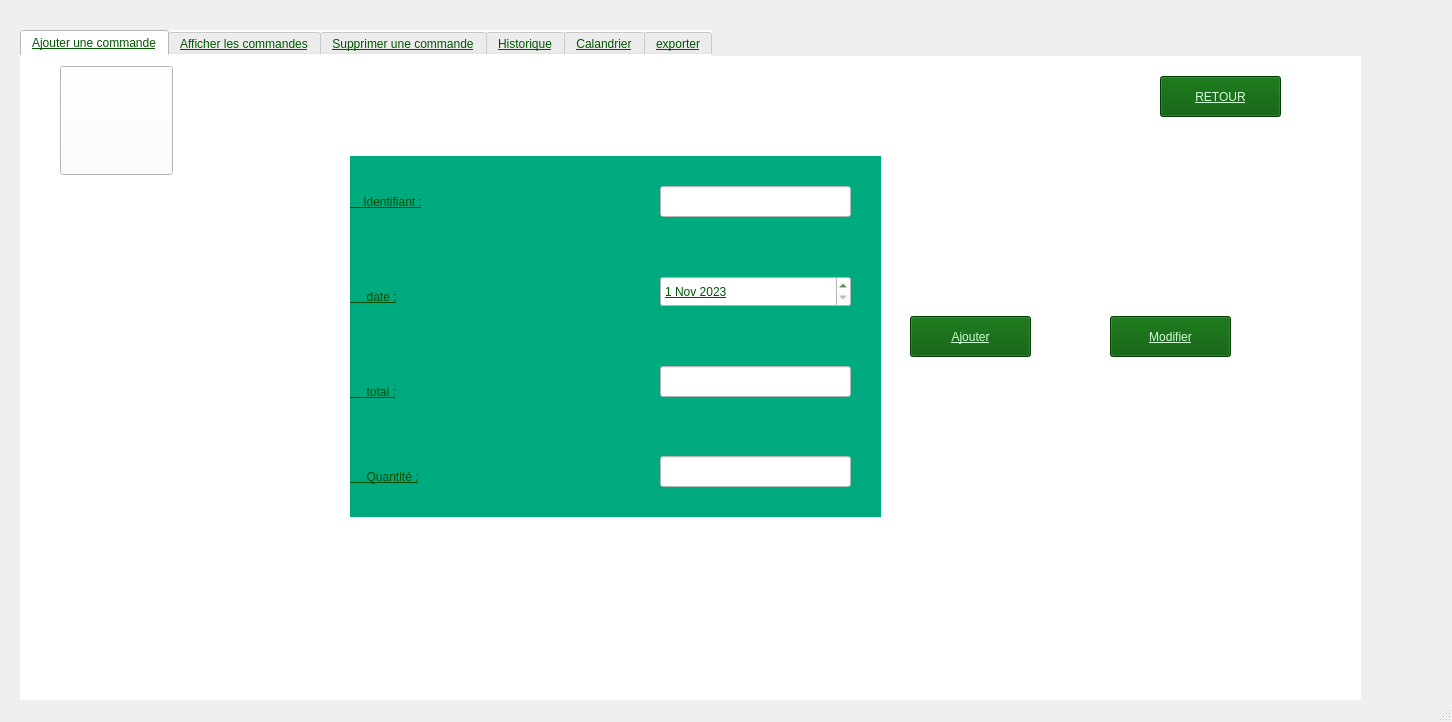
<?xml version="1.0" encoding="UTF-8"?>
<ui version="4.0">
 <class>MainWindow_commande</class>
 <widget class="QMainWindow" name="MainWindow_commande">
  <property name="geometry">
   <rect>
    <x>0</x>
    <y>0</y>
    <width>1452</width>
    <height>722</height>
   </rect>
  </property>
  <property name="windowTitle">
   <string>MainWindow_commande</string>
  </property>
  <widget class="QWidget" name="centralwidget">
   <widget class="QTabWidget" name="tabWidget">
    <property name="geometry">
     <rect>
      <x>20</x>
      <y>30</y>
      <width>1341</width>
      <height>711</height>
     </rect>
    </property>
    <property name="styleSheet">
     <string notr="true">background-color: rgb(0, 0, 0);
background-color: rgb(170, 255, 127);
background-image: url(:/OneDrive/Bureau/img/top-view-minimal-medicinal-pills-assortment.jpg);
color: rgb(0, 85, 0);
color: rgb(0, 85, 0);
color: rgb(0, 85, 0);
color: rgb(0, 85, 0);
background-color: rgb(0, 85, 0);
background-color: rgb(0, 85, 0);
background-color: rgb(0, 85, 0);
alternate-background-color: rgb(170, 255, 127);
border-color: rgb(85, 255, 127);
text-decoration: underline;
font: 8pt &quot;MS Shell Dlg 2&quot;;
background-color: rgb(255, 255, 255);
border-color: rgb(0, 255, 0);
font: 75 20pt &quot;MS Shell Dlg 2&quot;;</string>
    </property>
    <property name="currentIndex">
     <number>0</number>
    </property>
    <widget class="QWidget" name="tab">
     <attribute name="title">
      <string>Ajouter une commande</string>
     </attribute>
     <widget class="QLabel" name="label">
      <property name="geometry">
       <rect>
        <x>330</x>
        <y>100</y>
        <width>531</width>
        <height>91</height>
       </rect>
      </property>
      <property name="styleSheet">
       <string notr="true">font: 20pt &quot;MS Shell Dlg 2&quot;;
background-color: rgb(0, 170, 127);
color: rgb(0, 77, 0);
</string>
      </property>
      <property name="text">
       <string>    Identifiant :</string>
      </property>
     </widget>
     <widget class="QLabel" name="label_2">
      <property name="geometry">
       <rect>
        <x>330</x>
        <y>190</y>
        <width>531</width>
        <height>101</height>
       </rect>
      </property>
      <property name="styleSheet">
       <string notr="true">font: 20pt &quot;MS Shell Dlg 2&quot;;
background-color: rgb(0, 170, 127);
color: rgb(0, 77, 0);
</string>
      </property>
      <property name="text">
       <string>     date :</string>
      </property>
     </widget>
     <widget class="QLabel" name="label_3">
      <property name="geometry">
       <rect>
        <x>330</x>
        <y>290</y>
        <width>531</width>
        <height>91</height>
       </rect>
      </property>
      <property name="styleSheet">
       <string notr="true">font: 20pt &quot;MS Shell Dlg 2&quot;;
background-color: rgb(0, 170, 127);
color: rgb(0, 77, 0);
</string>
      </property>
      <property name="text">
       <string>     total :</string>
      </property>
     </widget>
     <widget class="QLineEdit" name="lineEdit_id">
      <property name="geometry">
       <rect>
        <x>640</x>
        <y>130</y>
        <width>191</width>
        <height>31</height>
       </rect>
      </property>
      <property name="styleSheet">
       <string notr="true">background-color: rgb(255, 255, 255);</string>
      </property>
     </widget>
     <widget class="QLineEdit" name="lineEdit_total">
      <property name="geometry">
       <rect>
        <x>640</x>
        <y>310</y>
        <width>191</width>
        <height>31</height>
       </rect>
      </property>
      <property name="styleSheet">
       <string notr="true">background-color: rgb(255, 255, 255);</string>
      </property>
     </widget>
     <widget class="QPushButton" name="pb_ajouter">
      <property name="geometry">
       <rect>
        <x>890</x>
        <y>260</y>
        <width>121</width>
        <height>41</height>
       </rect>
      </property>
      <property name="styleSheet">
       <string notr="true">background-color: rgb(255, 255, 255);
color: rgb(0, 170, 127);
color: rgb(0, 85, 0);
selection-background-color: rgb(85, 170, 127);
color: rgb(0, 170, 127);
border-bottom-color: rgb(85, 170, 127);
color: rgb(0, 85, 0);
color: rgb(0, 85, 0);
font: 75 8pt &quot;System&quot;;
color: rgb(208, 255, 216);
selection-color: rgb(193, 255, 195);
border-color: rgb(85, 170, 127);
border-color: rgb(85, 255, 0);
background-color: rgb(0, 85, 0);
text-decoration: underline;
font: 16pt &quot;MS Shell Dlg 2&quot;;</string>
      </property>
      <property name="text">
       <string>Ajouter</string>
      </property>
     </widget>
     <widget class="QPushButton" name="pushButton_modif">
      <property name="geometry">
       <rect>
        <x>1090</x>
        <y>260</y>
        <width>121</width>
        <height>41</height>
       </rect>
      </property>
      <property name="styleSheet">
       <string notr="true">background-color: rgb(255, 255, 255);
color: rgb(0, 170, 127);
color: rgb(0, 85, 0);
selection-background-color: rgb(85, 170, 127);
color: rgb(0, 170, 127);
border-bottom-color: rgb(85, 170, 127);
color: rgb(0, 85, 0);
color: rgb(0, 85, 0);
font: 75 8pt &quot;System&quot;;
color: rgb(208, 255, 216);
selection-color: rgb(193, 255, 195);
border-color: rgb(85, 170, 127);
border-color: rgb(85, 255, 0);
background-color: rgb(0, 85, 0);
text-decoration: underline;
font: 16pt &quot;MS Shell Dlg 2&quot;;</string>
      </property>
      <property name="text">
       <string>Modifier</string>
      </property>
     </widget>
     <widget class="QLabel" name="label_5">
      <property name="geometry">
       <rect>
        <x>330</x>
        <y>380</y>
        <width>531</width>
        <height>81</height>
       </rect>
      </property>
      <property name="styleSheet">
       <string notr="true">font: 20pt &quot;MS Shell Dlg 2&quot;;
background-color: rgb(0, 170, 127);
color: rgb(0, 77, 0);
</string>
      </property>
      <property name="text">
       <string>     Quantité :</string>
      </property>
     </widget>
     <widget class="QLineEdit" name="lineEdit_qte">
      <property name="geometry">
       <rect>
        <x>640</x>
        <y>400</y>
        <width>191</width>
        <height>31</height>
       </rect>
      </property>
      <property name="styleSheet">
       <string notr="true">background-color: rgb(255, 255, 255);</string>
      </property>
     </widget>
     <widget class="QDateEdit" name="datec">
      <property name="geometry">
       <rect>
        <x>640</x>
        <y>220</y>
        <width>191</width>
        <height>31</height>
       </rect>
      </property>
      <property name="styleSheet">
       <string notr="true">background-color: rgb(255, 255, 255);</string>
      </property>
      <property name="date">
       <date>
        <year>2023</year>
        <month>11</month>
        <day>1</day>
       </date>
      </property>
     </widget>
     <widget class="QPushButton" name="pushButton_3">
      <property name="geometry">
       <rect>
        <x>40</x>
        <y>10</y>
        <width>113</width>
        <height>109</height>
       </rect>
      </property>
      <property name="text">
       <string/>
      </property>
      <property name="icon">
       <iconset resource="../cherif/res.qrc">
        <normaloff>:/[removal.ai]_4a795b3c-6573-4a82-824a-c5bae773e993-logo.png</normaloff>:/[removal.ai]_4a795b3c-6573-4a82-824a-c5bae773e993-logo.png</iconset>
      </property>
      <property name="iconSize">
       <size>
        <width>100</width>
        <height>100</height>
       </size>
      </property>
     </widget>
     <widget class="QPushButton" name="pushButton_12">
      <property name="geometry">
       <rect>
        <x>1140</x>
        <y>20</y>
        <width>121</width>
        <height>41</height>
       </rect>
      </property>
      <property name="styleSheet">
       <string notr="true">background-color: rgb(255, 255, 255);
color: rgb(0, 170, 127);
color: rgb(0, 85, 0);
selection-background-color: rgb(85, 170, 127);
color: rgb(0, 170, 127);
border-bottom-color: rgb(85, 170, 127);
color: rgb(0, 85, 0);
color: rgb(0, 85, 0);
font: 75 8pt &quot;System&quot;;
color: rgb(208, 255, 216);
selection-color: rgb(193, 255, 195);
border-color: rgb(85, 170, 127);
border-color: rgb(85, 255, 0);
background-color: rgb(0, 85, 0);
text-decoration: underline;
font: 14pt &quot;MS Shell Dlg 2&quot;;</string>
      </property>
      <property name="text">
       <string>RETOUR</string>
      </property>
     </widget>
     <widget class="QLabel" name="label_13">
      <property name="geometry">
       <rect>
        <x>10</x>
        <y>-20</y>
        <width>1341</width>
        <height>651</height>
       </rect>
      </property>
      <property name="text">
       <string/>
      </property>
      <property name="pixmap">
       <pixmap resource="../ghaluaa.qrc">:/ghalia/gggg.png</pixmap>
      </property>
      <property name="scaledContents">
       <bool>true</bool>
      </property>
     </widget>
     <zorder>label_13</zorder>
     <zorder>label</zorder>
     <zorder>label_2</zorder>
     <zorder>label_3</zorder>
     <zorder>lineEdit_id</zorder>
     <zorder>lineEdit_total</zorder>
     <zorder>pb_ajouter</zorder>
     <zorder>pushButton_modif</zorder>
     <zorder>label_5</zorder>
     <zorder>lineEdit_qte</zorder>
     <zorder>datec</zorder>
     <zorder>pushButton_3</zorder>
     <zorder>pushButton_12</zorder>
    </widget>
    <widget class="QWidget" name="tab_2">
     <attribute name="title">
      <string>Afficher les commandes</string>
     </attribute>
     <widget class="QTableView" name="tabcommande">
      <property name="geometry">
       <rect>
        <x>250</x>
        <y>110</y>
        <width>851</width>
        <height>331</height>
       </rect>
      </property>
      <property name="styleSheet">
       <string notr="true">background-color: rgb(255, 255, 255);</string>
      </property>
     </widget>
     <widget class="QPushButton" name="pushButton_trier">
      <property name="geometry">
       <rect>
        <x>590</x>
        <y>470</y>
        <width>141</width>
        <height>41</height>
       </rect>
      </property>
      <property name="styleSheet">
       <string notr="true">background-color: rgb(255, 255, 255);
color: rgb(0, 170, 127);
color: rgb(0, 85, 0);
selection-background-color: rgb(85, 170, 127);
color: rgb(0, 170, 127);
border-bottom-color: rgb(85, 170, 127);
color: rgb(0, 85, 0);
color: rgb(0, 85, 0);
font: 75 8pt &quot;System&quot;;
color: rgb(208, 255, 216);
selection-color: rgb(193, 255, 195);
border-color: rgb(85, 170, 127);
border-color: rgb(85, 255, 0);
background-color: rgb(0, 85, 0);
text-decoration: underline;
font: 16pt &quot;MS Shell Dlg 2&quot;;</string>
      </property>
      <property name="text">
       <string>Trier</string>
      </property>
     </widget>
     <widget class="QPushButton" name="pushButton_4">
      <property name="geometry">
       <rect>
        <x>60</x>
        <y>20</y>
        <width>113</width>
        <height>109</height>
       </rect>
      </property>
      <property name="text">
       <string/>
      </property>
      <property name="icon">
       <iconset resource="../cherif/res.qrc">
        <normaloff>:/[removal.ai]_4a795b3c-6573-4a82-824a-c5bae773e993-logo.png</normaloff>:/[removal.ai]_4a795b3c-6573-4a82-824a-c5bae773e993-logo.png</iconset>
      </property>
      <property name="iconSize">
       <size>
        <width>100</width>
        <height>100</height>
       </size>
      </property>
     </widget>
     <widget class="QPushButton" name="pushButton_11">
      <property name="geometry">
       <rect>
        <x>1130</x>
        <y>20</y>
        <width>131</width>
        <height>41</height>
       </rect>
      </property>
      <property name="styleSheet">
       <string notr="true">background-color: rgb(255, 255, 255);
color: rgb(0, 170, 127);
color: rgb(0, 85, 0);
selection-background-color: rgb(85, 170, 127);
color: rgb(0, 170, 127);
border-bottom-color: rgb(85, 170, 127);
color: rgb(0, 85, 0);
color: rgb(0, 85, 0);
font: 75 8pt &quot;System&quot;;
color: rgb(208, 255, 216);
selection-color: rgb(193, 255, 195);
border-color: rgb(85, 170, 127);
border-color: rgb(85, 255, 0);
background-color: rgb(0, 85, 0);
text-decoration: underline;
font: 14pt &quot;MS Shell Dlg 2&quot;;</string>
      </property>
      <property name="text">
       <string>RETOUR</string>
      </property>
     </widget>
     <widget class="QLabel" name="label_12">
      <property name="geometry">
       <rect>
        <x>-20</x>
        <y>-55</y>
        <width>1381</width>
        <height>691</height>
       </rect>
      </property>
      <property name="text">
       <string/>
      </property>
      <property name="pixmap">
       <pixmap resource="../ghaluaa.qrc">:/ghalia/gggg.png</pixmap>
      </property>
      <property name="scaledContents">
       <bool>true</bool>
      </property>
     </widget>
     <zorder>label_12</zorder>
     <zorder>tabcommande</zorder>
     <zorder>pushButton_trier</zorder>
     <zorder>pushButton_4</zorder>
     <zorder>pushButton_11</zorder>
    </widget>
    <widget class="QWidget" name="tab_3">
     <attribute name="title">
      <string>Supprimer une commande</string>
     </attribute>
     <widget class="QLineEdit" name="lineEdit_id_2">
      <property name="geometry">
       <rect>
        <x>400</x>
        <y>180</y>
        <width>171</width>
        <height>31</height>
       </rect>
      </property>
      <property name="styleSheet">
       <string notr="true">background-color: rgb(255, 255, 255);
font: 11pt &quot;MS Shell Dlg 2&quot;;</string>
      </property>
     </widget>
     <widget class="QLabel" name="label_4">
      <property name="geometry">
       <rect>
        <x>140</x>
        <y>160</y>
        <width>521</width>
        <height>71</height>
       </rect>
      </property>
      <property name="styleSheet">
       <string notr="true">font: 20pt &quot;MS Shell Dlg 2&quot;;
background-color: rgb(0, 170, 127);
color: rgb(0, 77, 0);

</string>
      </property>
      <property name="text">
       <string>Identifiant :</string>
      </property>
     </widget>
     <widget class="QPushButton" name="pb_supprimer">
      <property name="geometry">
       <rect>
        <x>770</x>
        <y>180</y>
        <width>151</width>
        <height>51</height>
       </rect>
      </property>
      <property name="styleSheet">
       <string notr="true">background-color: rgb(255, 255, 255);
color: rgb(0, 102, 75);
color: rgb(0, 170, 127);
color: rgb(0, 85, 0);
selection-background-color: rgb(85, 170, 127);
color: rgb(0, 170, 127);
border-bottom-color: rgb(85, 170, 127);
color: rgb(0, 85, 0);
color: rgb(0, 85, 0);
font: 75 8pt &quot;System&quot;;
color: rgb(208, 255, 216);
selection-color: rgb(193, 255, 195);
border-color: rgb(85, 170, 127);
border-color: rgb(85, 255, 0);
background-color: rgb(0, 85, 0);
text-decoration: underline;
font: 16pt &quot;MS Shell Dlg 2&quot;;</string>
      </property>
      <property name="text">
       <string>Supprimer</string>
      </property>
     </widget>
     <widget class="QWidget" name="widget_verif" native="true">
      <property name="geometry">
       <rect>
        <x>120</x>
        <y>260</y>
        <width>801</width>
        <height>161</height>
       </rect>
      </property>
      <property name="styleSheet">
       <string notr="true">background-color: rgb(255, 255, 255);</string>
      </property>
     </widget>
     <widget class="QPushButton" name="pushButton_2">
      <property name="geometry">
       <rect>
        <x>1140</x>
        <y>30</y>
        <width>121</width>
        <height>41</height>
       </rect>
      </property>
      <property name="styleSheet">
       <string notr="true">background-color: rgb(255, 255, 255);
color: rgb(0, 170, 127);
color: rgb(0, 85, 0);
selection-background-color: rgb(85, 170, 127);
color: rgb(0, 170, 127);
border-bottom-color: rgb(85, 170, 127);
color: rgb(0, 85, 0);
color: rgb(0, 85, 0);
font: 75 8pt &quot;System&quot;;
color: rgb(208, 255, 216);
selection-color: rgb(193, 255, 195);
border-color: rgb(85, 170, 127);
border-color: rgb(85, 255, 0);
background-color: rgb(0, 85, 0);
text-decoration: underline;
font: 14pt &quot;MS Shell Dlg 2&quot;;</string>
      </property>
      <property name="text">
       <string>RETOUR</string>
      </property>
     </widget>
     <widget class="QPushButton" name="pushButton_5">
      <property name="geometry">
       <rect>
        <x>20</x>
        <y>10</y>
        <width>113</width>
        <height>109</height>
       </rect>
      </property>
      <property name="text">
       <string/>
      </property>
      <property name="icon">
       <iconset resource="../cherif/res.qrc">
        <normaloff>:/[removal.ai]_4a795b3c-6573-4a82-824a-c5bae773e993-logo.png</normaloff>:/[removal.ai]_4a795b3c-6573-4a82-824a-c5bae773e993-logo.png</iconset>
      </property>
      <property name="iconSize">
       <size>
        <width>100</width>
        <height>100</height>
       </size>
      </property>
     </widget>
     <widget class="QLabel" name="label_11">
      <property name="geometry">
       <rect>
        <x>-10</x>
        <y>-95</y>
        <width>1351</width>
        <height>761</height>
       </rect>
      </property>
      <property name="text">
       <string/>
      </property>
      <property name="pixmap">
       <pixmap resource="../ghaluaa.qrc">:/ghalia/gggg.png</pixmap>
      </property>
      <property name="scaledContents">
       <bool>true</bool>
      </property>
     </widget>
     <zorder>label_11</zorder>
     <zorder>label_4</zorder>
     <zorder>pb_supprimer</zorder>
     <zorder>widget_verif</zorder>
     <zorder>pushButton_2</zorder>
     <zorder>pushButton_5</zorder>
     <zorder>lineEdit_id_2</zorder>
    </widget>
    <widget class="QWidget" name="tab_4">
     <attribute name="title">
      <string>Historique</string>
     </attribute>
     <widget class="QLabel" name="label_6">
      <property name="geometry">
       <rect>
        <x>60</x>
        <y>160</y>
        <width>711</width>
        <height>71</height>
       </rect>
      </property>
      <property name="styleSheet">
       <string notr="true">font: 20pt &quot;MS Shell Dlg 2&quot;;
background-color: rgb(0, 170, 127);
color: rgb(0, 77, 0);
</string>
      </property>
      <property name="text">
       <string>Chercher votre commande :</string>
      </property>
     </widget>
     <widget class="QLineEdit" name="lineEdit_id_recherche">
      <property name="geometry">
       <rect>
        <x>520</x>
        <y>180</y>
        <width>151</width>
        <height>31</height>
       </rect>
      </property>
      <property name="styleSheet">
       <string notr="true">background-color: rgb(255, 255, 255);</string>
      </property>
     </widget>
     <widget class="QPushButton" name="pushButton_chercher">
      <property name="geometry">
       <rect>
        <x>850</x>
        <y>170</y>
        <width>141</width>
        <height>41</height>
       </rect>
      </property>
      <property name="styleSheet">
       <string notr="true">background-color: rgb(255, 255, 255);
color: rgb(0, 170, 127);
color: rgb(0, 85, 0);
selection-background-color: rgb(85, 170, 127);
color: rgb(0, 170, 127);
border-bottom-color: rgb(85, 170, 127);
color: rgb(0, 85, 0);
color: rgb(0, 85, 0);
font: 75 8pt &quot;System&quot;;
color: rgb(208, 255, 216);
selection-color: rgb(193, 255, 195);
border-color: rgb(85, 170, 127);
border-color: rgb(85, 255, 0);
background-color: rgb(0, 85, 0);
text-decoration: underline;
font: 16pt &quot;MS Shell Dlg 2&quot;;</string>
      </property>
      <property name="text">
       <string>chercher</string>
      </property>
     </widget>
     <widget class="QTableView" name="tableView_rech">
      <property name="geometry">
       <rect>
        <x>60</x>
        <y>250</y>
        <width>941</width>
        <height>141</height>
       </rect>
      </property>
      <property name="styleSheet">
       <string notr="true">background-color: rgb(255, 255, 255);</string>
      </property>
     </widget>
     <widget class="QPushButton" name="pushButton_his">
      <property name="geometry">
       <rect>
        <x>440</x>
        <y>420</y>
        <width>161</width>
        <height>41</height>
       </rect>
      </property>
      <property name="styleSheet">
       <string notr="true">background-color: rgb(255, 255, 255);
color: rgb(0, 170, 127);
color: rgb(0, 85, 0);
selection-background-color: rgb(85, 170, 127);
color: rgb(0, 170, 127);
border-bottom-color: rgb(85, 170, 127);
color: rgb(0, 85, 0);
color: rgb(0, 85, 0);
font: 75 8pt &quot;System&quot;;
color: rgb(208, 255, 216);
selection-color: rgb(193, 255, 195);
border-color: rgb(85, 170, 127);
border-color: rgb(85, 255, 0);
background-color: rgb(0, 85, 0);
text-decoration: underline;
font: 16pt &quot;MS Shell Dlg 2&quot;;</string>
      </property>
      <property name="text">
       <string>Historique</string>
      </property>
     </widget>
     <widget class="QPushButton" name="pushButton_6">
      <property name="geometry">
       <rect>
        <x>40</x>
        <y>10</y>
        <width>113</width>
        <height>109</height>
       </rect>
      </property>
      <property name="text">
       <string/>
      </property>
      <property name="icon">
       <iconset resource="../cherif/res.qrc">
        <normaloff>:/[removal.ai]_4a795b3c-6573-4a82-824a-c5bae773e993-logo.png</normaloff>:/[removal.ai]_4a795b3c-6573-4a82-824a-c5bae773e993-logo.png</iconset>
      </property>
      <property name="iconSize">
       <size>
        <width>100</width>
        <height>100</height>
       </size>
      </property>
     </widget>
     <widget class="QPushButton" name="pushButton_10">
      <property name="geometry">
       <rect>
        <x>1150</x>
        <y>20</y>
        <width>121</width>
        <height>41</height>
       </rect>
      </property>
      <property name="styleSheet">
       <string notr="true">background-color: rgb(255, 255, 255);
color: rgb(0, 170, 127);
color: rgb(0, 85, 0);
selection-background-color: rgb(85, 170, 127);
color: rgb(0, 170, 127);
border-bottom-color: rgb(85, 170, 127);
color: rgb(0, 85, 0);
color: rgb(0, 85, 0);
font: 75 8pt &quot;System&quot;;
color: rgb(208, 255, 216);
selection-color: rgb(193, 255, 195);
border-color: rgb(85, 170, 127);
border-color: rgb(85, 255, 0);
background-color: rgb(0, 85, 0);
text-decoration: underline;
font: 14pt &quot;MS Shell Dlg 2&quot;;</string>
      </property>
      <property name="text">
       <string>RETOUR</string>
      </property>
     </widget>
     <widget class="QLabel" name="label_15">
      <property name="geometry">
       <rect>
        <x>-50</x>
        <y>-55</y>
        <width>1411</width>
        <height>811</height>
       </rect>
      </property>
      <property name="text">
       <string/>
      </property>
      <property name="pixmap">
       <pixmap resource="../ghaluaa.qrc">:/ghalia/gggg.png</pixmap>
      </property>
      <property name="scaledContents">
       <bool>true</bool>
      </property>
     </widget>
     <zorder>label_15</zorder>
     <zorder>label_6</zorder>
     <zorder>lineEdit_id_recherche</zorder>
     <zorder>pushButton_chercher</zorder>
     <zorder>tableView_rech</zorder>
     <zorder>pushButton_his</zorder>
     <zorder>pushButton_6</zorder>
     <zorder>pushButton_10</zorder>
    </widget>
    <widget class="QWidget" name="tab_5">
     <attribute name="title">
      <string>Calandrier</string>
     </attribute>
     <widget class="QCalendarWidget" name="calendarWidget">
      <property name="geometry">
       <rect>
        <x>10</x>
        <y>10</y>
        <width>1101</width>
        <height>401</height>
       </rect>
      </property>
      <property name="styleSheet">
       <string notr="true">background-color: rgb(143, 255, 179);

</string>
      </property>
     </widget>
     <widget class="QTableView" name="tableView">
      <property name="geometry">
       <rect>
        <x>40</x>
        <y>450</y>
        <width>1071</width>
        <height>131</height>
       </rect>
      </property>
      <property name="styleSheet">
       <string notr="true">background-color: rgb(255, 255, 255);</string>
      </property>
     </widget>
     <widget class="QPushButton" name="pushButton_9">
      <property name="geometry">
       <rect>
        <x>1160</x>
        <y>20</y>
        <width>121</width>
        <height>41</height>
       </rect>
      </property>
      <property name="styleSheet">
       <string notr="true">background-color: rgb(255, 255, 255);
color: rgb(0, 170, 127);
color: rgb(0, 85, 0);
selection-background-color: rgb(85, 170, 127);
color: rgb(0, 170, 127);
border-bottom-color: rgb(85, 170, 127);
color: rgb(0, 85, 0);
color: rgb(0, 85, 0);
font: 75 8pt &quot;System&quot;;
color: rgb(208, 255, 216);
selection-color: rgb(193, 255, 195);
border-color: rgb(85, 170, 127);
border-color: rgb(85, 255, 0);
background-color: rgb(0, 85, 0);
text-decoration: underline;
font: 14pt &quot;MS Shell Dlg 2&quot;;</string>
      </property>
      <property name="text">
       <string>RETOUR</string>
      </property>
     </widget>
     <widget class="QLabel" name="label_14">
      <property name="geometry">
       <rect>
        <x>-20</x>
        <y>-10</y>
        <width>1331</width>
        <height>671</height>
       </rect>
      </property>
      <property name="text">
       <string/>
      </property>
      <property name="pixmap">
       <pixmap resource="../ghaluaa.qrc">:/ghalia/gggg.png</pixmap>
      </property>
      <property name="scaledContents">
       <bool>true</bool>
      </property>
     </widget>
     <zorder>label_14</zorder>
     <zorder>calendarWidget</zorder>
     <zorder>tableView</zorder>
     <zorder>pushButton_9</zorder>
    </widget>
    <widget class="QWidget" name="tab_6">
     <attribute name="title">
      <string>exporter</string>
     </attribute>
     <widget class="QPushButton" name="pushButton">
      <property name="geometry">
       <rect>
        <x>620</x>
        <y>270</y>
        <width>161</width>
        <height>41</height>
       </rect>
      </property>
      <property name="styleSheet">
       <string notr="true">background-color: rgb(255, 255, 255);
color: rgb(0, 170, 127);
color: rgb(0, 85, 0);
selection-background-color: rgb(85, 170, 127);
color: rgb(0, 170, 127);
border-bottom-color: rgb(85, 170, 127);
color: rgb(0, 85, 0);
color: rgb(0, 85, 0);
font: 75 8pt &quot;System&quot;;
color: rgb(208, 255, 216);
selection-color: rgb(193, 255, 195);
border-color: rgb(85, 170, 127);
border-color: rgb(85, 255, 0);
background-color: rgb(0, 85, 0);
text-decoration: underline;
font: 16pt &quot;MS Shell Dlg 2&quot;;</string>
      </property>
      <property name="text">
       <string>export</string>
      </property>
     </widget>
     <widget class="QLabel" name="label_7">
      <property name="geometry">
       <rect>
        <x>300</x>
        <y>140</y>
        <width>761</width>
        <height>151</height>
       </rect>
      </property>
      <property name="styleSheet">
       <string notr="true">font: 20pt &quot;MS Shell Dlg 2&quot;;
background-color: rgb(0, 170, 127);
color: rgb(0, 77, 0);
</string>
      </property>
      <property name="text">
       <string>        exporter votre commande en pdf        </string>
      </property>
     </widget>
     <widget class="QPushButton" name="pushButton_stat">
      <property name="geometry">
       <rect>
        <x>620</x>
        <y>430</y>
        <width>161</width>
        <height>41</height>
       </rect>
      </property>
      <property name="styleSheet">
       <string notr="true">background-color: rgb(255, 255, 255);
color: rgb(0, 170, 127);
color: rgb(0, 85, 0);
selection-background-color: rgb(85, 170, 127);
color: rgb(0, 170, 127);
border-bottom-color: rgb(85, 170, 127);
color: rgb(0, 85, 0);
color: rgb(0, 85, 0);
font: 75 8pt &quot;System&quot;;
color: rgb(208, 255, 216);
selection-color: rgb(193, 255, 195);
border-color: rgb(85, 170, 127);
border-color: rgb(85, 255, 0);
background-color: rgb(0, 85, 0);
text-decoration: underline;
font: 16pt &quot;MS Shell Dlg 2&quot;;</string>
      </property>
      <property name="text">
       <string>statistique</string>
      </property>
     </widget>
     <widget class="QLabel" name="label_8">
      <property name="geometry">
       <rect>
        <x>300</x>
        <y>290</y>
        <width>761</width>
        <height>191</height>
       </rect>
      </property>
      <property name="styleSheet">
       <string notr="true">font: 20pt &quot;MS Shell Dlg 2&quot;;
background-color: rgb(0, 170, 127);
color: rgb(0, 77, 0);
</string>
      </property>
      <property name="text">
       <string>       Voir les statistiques des commandes       </string>
      </property>
     </widget>
     <widget class="QPushButton" name="pushButton_7">
      <property name="geometry">
       <rect>
        <x>10</x>
        <y>10</y>
        <width>113</width>
        <height>109</height>
       </rect>
      </property>
      <property name="text">
       <string/>
      </property>
      <property name="icon">
       <iconset resource="../cherif/res.qrc">
        <normaloff>:/[removal.ai]_4a795b3c-6573-4a82-824a-c5bae773e993-logo.png</normaloff>:/[removal.ai]_4a795b3c-6573-4a82-824a-c5bae773e993-logo.png</iconset>
      </property>
      <property name="iconSize">
       <size>
        <width>100</width>
        <height>100</height>
       </size>
      </property>
     </widget>
     <widget class="QPushButton" name="pushButton_8">
      <property name="geometry">
       <rect>
        <x>1140</x>
        <y>20</y>
        <width>121</width>
        <height>41</height>
       </rect>
      </property>
      <property name="styleSheet">
       <string notr="true">background-color: rgb(255, 255, 255);
color: rgb(0, 170, 127);
color: rgb(0, 85, 0);
selection-background-color: rgb(85, 170, 127);
color: rgb(0, 170, 127);
border-bottom-color: rgb(85, 170, 127);
color: rgb(0, 85, 0);
color: rgb(0, 85, 0);
font: 75 8pt &quot;System&quot;;
color: rgb(208, 255, 216);
selection-color: rgb(193, 255, 195);
border-color: rgb(85, 170, 127);
border-color: rgb(85, 255, 0);
background-color: rgb(0, 85, 0);
text-decoration: underline;
font: 16pt &quot;MS Shell Dlg 2&quot;;</string>
      </property>
      <property name="text">
       <string>RETOUR</string>
      </property>
     </widget>
     <widget class="QLabel" name="label_9">
      <property name="geometry">
       <rect>
        <x>5</x>
        <y>-5</y>
        <width>1341</width>
        <height>651</height>
       </rect>
      </property>
      <property name="text">
       <string/>
      </property>
      <property name="pixmap">
       <pixmap resource="../ghaluaa.qrc">:/ghalia/gggg.png</pixmap>
      </property>
      <property name="scaledContents">
       <bool>true</bool>
      </property>
     </widget>
     <zorder>label_9</zorder>
     <zorder>label_8</zorder>
     <zorder>pushButton_7</zorder>
     <zorder>pushButton_8</zorder>
     <zorder>label_7</zorder>
     <zorder>pushButton</zorder>
     <zorder>pushButton_stat</zorder>
    </widget>
   </widget>
   <widget class="QLabel" name="label_10">
    <property name="geometry">
     <rect>
      <x>-60</x>
      <y>30</y>
      <width>56</width>
      <height>16</height>
     </rect>
    </property>
    <property name="text">
     <string/>
    </property>
   </widget>
  </widget>
  <widget class="QMenuBar" name="menubar">
   <property name="geometry">
    <rect>
     <x>0</x>
     <y>0</y>
     <width>1452</width>
     <height>26</height>
    </rect>
   </property>
  </widget>
  <widget class="QStatusBar" name="statusbar"/>
 </widget>
 <resources>
  <include location="../cherif/res.qrc"/>
  <include location="../ghaluaa.qrc"/>
 </resources>
 <connections/>
</ui>
